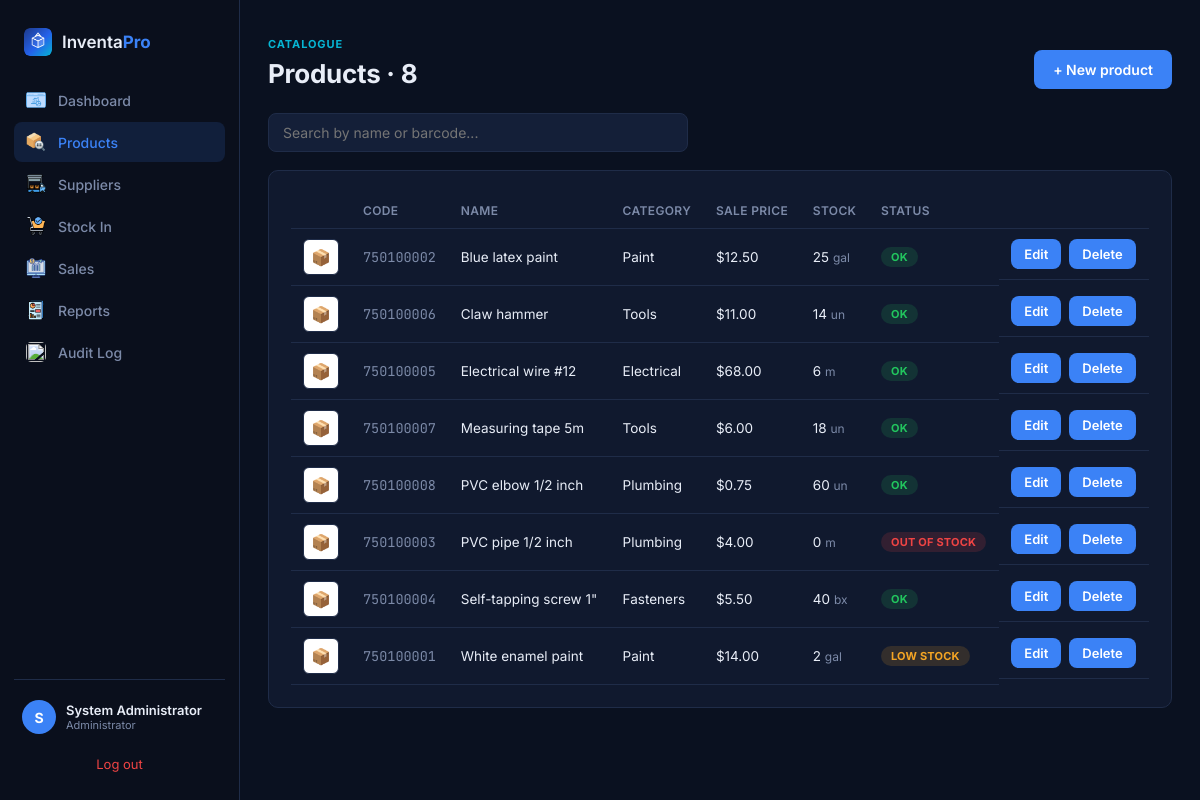
The app's page /index.php?accion=productos (signed in) with its own data.
### tables this page shows
CREATE TABLE productos (
    id_producto   INT AUTO_INCREMENT PRIMARY KEY,
    codigo_barra  VARCHAR(20),
    nombre        VARCHAR(80) NOT NULL,
    descripcion   VARCHAR(200),
    imagen        VARCHAR(255),
    id_categoria  INT,
    id_unidad     INT NOT NULL,
    precio_compra DECIMAL(8,2) NOT NULL,
    precio_venta  DECIMAL(8,2) NOT NULL,
    stock_actual  INT NOT NULL DEFAULT 0,
    stock_minimo  INT NOT NULL DEFAULT 0,
    FOREIGN KEY (id_categoria) REFERENCES categorias(id_categoria),
    FOREIGN KEY (id_unidad) REFERENCES unidades_medida(id_unidad)
);

CREATE TABLE categorias (
    id_categoria INT AUTO_INCREMENT PRIMARY KEY,
    nombre       VARCHAR(50) NOT NULL
);

CREATE TABLE unidades_medida (
    id_unidad   INT AUTO_INCREMENT PRIMARY KEY,
    nombre      VARCHAR(30) NOT NULL,
    abreviatura VARCHAR(5)
);

### controllers/ProductoController.php (called while the page is built, shortened)
<?php
class ProductoController
{
    private Producto $modelo;
    public function __construct()
    {
        $this->modelo     = new Producto();
    }
    public function index(): void
    {
        $productos = $this->modelo->todos();
        require __DIR__ . '/../views/productos/index.php';
    }
}

### index.php (called while the page is built, shortened)
<?php
require_once __DIR__ . '/config/database.php';
require_once __DIR__ . '/helpers/auth.php';
require_once __DIR__ . '/models/Producto.php';
require_once __DIR__ . '/controllers/ProductoController.php';
$accion = $_GET['accion'] ?? (currentUser() ? 'dashboard' : 'login');
$auth        = new AuthController();
$dashboard   = new DashboardController();
$productos   = new ProductoController();
$proveedores = new ProveedorController();
$entradas    = new EntradaController();
$salidas     = new SalidaController();
$auditoria   = new AuditoriaController();
$clientes    = new ClienteController();
$informes    = new InformeController();
match ($accion) {
    'login'             => $auth->login(),
    'logout'            => $auth->logout(),
    'dashboard'         => $dashboard->index(),
    'productos'         => $productos->index(),
    'producto-crear'    => $productos->crear(),
    'producto-editar'   => $productos->editar($_GET['id'] ?? null),
    'producto-eliminar' => $productos->eliminar($_GET['id'] ?? null),
    'proveedores'         => $proveedores->index(),
    'proveedor-crear'     => $proveedores->crear(),
    'proveedor-editar'    => $proveedores->editar($_GET['id'] ?? null),
    'proveedor-eliminar'  => $proveedores->eliminar($_GET['id'] ?? null),
    'entradas'          => $entradas->index(),
    'entrada-crear'     => $entradas->crear(),
    'salidas'           => $salidas->index(),
    'salida-nueva'      => $salidas->nueva(),
    'factura'           => $salidas->factura($_GET['id'] ?? null),
    'auditoria'         => $auditoria->index(),
    'cliente-info'      => $clientes->info(),
    'informes'          => $informes->index(),
    default             => http_response_code(404),
};

### helpers/auth.php (called while the page is built, shortened)
<?php
function currentUser(): ?array {
    return isset($_SESSION['user_id'])
        ? [
            'id'     => $_SESSION['user_id'],
            'nombre' => $_SESSION['nombre'],
            'rol'    => $_SESSION['rol'],
          ]
        : null;
}

### config/database.php (called while the page is built)
<?php
function getDB(): PDO {
    static $pdo = null;
    if ($pdo === null) {
        $pdo = new PDO(
            'mysql:host=localhost;dbname=inventapro;charset=utf8mb4',
            'root',
            '',
            [
                PDO::ATTR_ERRMODE            => PDO::ERRMODE_EXCEPTION,
                PDO::ATTR_DEFAULT_FETCH_MODE => PDO::FETCH_ASSOC,
                PDO::ATTR_EMULATE_PREPARES   => false,
            ]
        );
    }
    return $pdo;
}

### models/Producto.php (called while the page is built, shortened)
<?php
class Producto
{
    public function todos(): array
    {
        return getDB()->query(
            'SELECT p.*, c.nombre AS categoria, u.abreviatura AS unidad
             FROM productos p
             LEFT JOIN categorias c ON c.id_categoria = p.id_categoria
             JOIN unidades_medida u ON u.id_unidad = p.id_unidad
             ORDER BY p.nombre'
        )->fetchAll();
    }
}

### views/productos/index.php (the view, shortened to what this page needs)
<?php
require __DIR__ . '/../layouts/base.php';
?>
  <div class="page-header">
    <div>
      <span class="page-eyebrow">Catalogue</span>
      <h1>Products · <?= count($productos) ?></h1>
    </div>
    <?php if (in_array($rolActual, ['Administrator', 'Warehouse Clerk'], true)): ?>
      <a href="index.php?accion=producto-crear" class="btn btn-primary">+ New product</a>
    <?php endif; ?>
  </div>
  <input type="search" id="buscador" class="buscador" placeholder="Search by name or barcode..." autocomplete="off">
  <div class="panel">
    <table class="tbl" id="tabla-productos">
      <thead>
        <tr>
          <th></th><th>Code</th><th>Name</th><th>Category</th><th>Sale price</th><th>Stock</th><th>Status</th>
          <?php if (in_array($rolActual, ['Administrator', 'Warehouse Clerk'], true)): ?><th></th><?php endif; ?>
        </tr>
      </thead>
      <tbody>
      <?php foreach ($productos as $p): ?>
        <tr data-texto="<?= htmlspecialchars(mb_strtolower($p['nombre'] . ' ' . $p['codigo_barra'])) ?>">
          <td class="col-thumb">
            <?php if (!empty($p['imagen'])): ?>
              <button type="button" class="thumb-btn" data-imagen="<?= htmlspecialchars($p['imagen']) ?>" data-nombre="<?= htmlspecialchars($p['nombre']) ?>" title="View full image">
                <img src="<?= htmlspecialchars($p['imagen']) ?>" alt="" class="thumb">
              </button>
            <?php else: ?>
              <span class="thumb thumb-vacia">📦</span>
            <?php endif; ?>
          </td>
          <td class="mono"><?= htmlspecialchars($p['codigo_barra'] ?: '—') ?></td>
          <td><?= htmlspecialchars($p['nombre']) ?></td>
          <td><?= htmlspecialchars($p['categoria'] ?? 'No category') ?></td>
          <td>$<?= number_format($p['precio_venta'], 2) ?></td>
          <td><?= $p['stock_actual'] ?> <span class="unidad"><?= htmlspecialchars($p['unidad']) ?></span></td>
          <td>
            <?php if ($p['stock_actual'] <= 0): ?>
              <span class="badge badge-danger">Out of stock</span>
            <?php elseif ($p['stock_actual'] <= $p['stock_minimo']): ?>
              <span class="badge badge-warning">Low stock</span>
            <?php else: ?>
              <span class="badge badge-success">OK</span>
            <?php endif; ?>
          </td>
          <?php if (in_array($rolActual, ['Administrator', 'Warehouse Clerk'], true)): ?>
          <td class="acciones">
            <a href="index.php?accion=producto-editar&id=<?= $p['id_producto'] ?>" class="btn btn-primary btn-sm">Edit</a>
            <?php if ($rolActual === 'Administrator'): ?>
              <button type="button" class="btn btn-primary btn-sm btn-eliminar" data-id="<?= $p['id_producto'] ?>" data-nombre="<?= htmlspecialchars($p['nombre']) ?>">Delete</button>
            <?php endif; ?>
          </td>
          <?php endif; ?>
        </tr>
      <?php endforeach; ?>
      </tbody>
    </table>
  </div>
<?php require __DIR__ . '/../layouts/base-fin.php'; ?>

### views/layouts/base.php (shortened to what this page needs)
<?php
$usuarioActual = currentUser();
$rolActual = $usuarioActual['rol'] ?? null;
$accionActual = $_GET['accion'] ?? '';
function navActiva(string $accion, string $actual): string {
    return $accion === $actual ? 'active' : '';
}
?>
<!DOCTYPE html>
<html lang="en">
<head>
<link rel="stylesheet" href="public/css/styles.css">
</head>
<body class="app-body">
  <div class="app-shell">
    <aside class="sidebar">
      <div class="sidebar-brand">
        <img src="public/logo.png" alt="InventaPro" class="brand-icon-img">
        <span class="brand-name">Inventa<strong>Pro</strong></span>
      </div>
      <nav class="sidebar-nav">
        <a href="index.php?accion=dashboard" class="<?= navActiva('dashboard', $accionActual) ?>">
          <img src="public/dashboard.png" alt="" class="nav-ico-img"> Dashboard
        </a>
        <?php if (in_array($rolActual, ['Administrator', 'Warehouse Clerk', 'Cashier'], true)): ?>
        <a href="index.php?accion=productos" class="<?= navActiva('productos', $accionActual) ?>">
          <img src="public/productos.png" alt="" class="nav-ico-img"> Products
        </a>
        <?php endif; ?>
        <?php if (in_array($rolActual, ['Administrator', 'Warehouse Clerk'], true)): ?>
        <a href="index.php?accion=proveedores" class="<?= navActiva('proveedores', $accionActual) ?>">
          <img src="public/proveedores.png" alt="" class="nav-ico-img"> Suppliers
        </a>
        <a href="index.php?accion=entradas" class="<?= navActiva('entradas', $accionActual) ?>">
          <img src="public/entradas.png" alt="" class="nav-ico-img"> Stock In
        </a>
        <?php endif; ?>
        <?php if (in_array($rolActual, ['Administrator', 'Cashier'], true)): ?>
        <a href="index.php?accion=salidas" class="<?= navActiva('salidas', $accionActual) ?>">
          <img src="public/salidas.png" alt="" class="nav-ico-img"> Sales
        </a>
        <?php endif; ?>
        <?php if ($rolActual === 'Administrator'): ?>
        <a href="index.php?accion=informes" class="<?= navActiva('informes', $accionActual) ?>">
          <img src="public/informes.png" alt="" class="nav-ico-img"> Reports
        </a>
        <a href="index.php?accion=auditoria" class="<?= navActiva('auditoria', $accionActual) ?>">
          <img src="public/auditoria.png" alt="" class="nav-ico-img"> Audit Log
        </a>
        <?php endif; ?>
      </nav>
      <div class="sidebar-footer">
        <?php if ($usuarioActual): ?>
          <div class="user-chip">
            <span class="user-avatar"><?= strtoupper(substr($usuarioActual['nombre'], 0, 1)) ?></span>
            <div class="user-info">
              <span class="user-name"><?= htmlspecialchars($usuarioActual['nombre']) ?></span>
              <span class="user-role"><?= htmlspecialchars($usuarioActual['rol']) ?></span>
            </div>
          </div>
          <a href="index.php?accion=logout" class="logout-link">Log out</a>
        <?php endif; ?>
      </div>
    </aside>
    <div class="app-main">
      <main class="content">

### views/layouts/base-fin.php
      </main>
    </div>
  </div>
</body>
</html>

### records on screen
productos: codigo_barra "750100002", nombre "Blue latex paint", id_categoria.nombre "Paint", precio_venta "12.50", stock_actual "25", id_unidad.abreviatura "gal", stock_minimo "OK"
productos: codigo_barra "750100006", nombre "Claw hammer", id_categoria.nombre "Tools", precio_venta "11.00", stock_actual "14", id_unidad.abreviatura "un", stock_minimo "OK"
productos: codigo_barra "750100005", nombre "Electrical wire #12", id_categoria.nombre "Electrical", precio_venta "68.00", stock_actual "6", id_unidad.abreviatura "m", stock_minimo "OK"
productos: codigo_barra "750100007", nombre "Measuring tape 5m", id_categoria.nombre "Tools", precio_venta "6.00", stock_actual "18", id_unidad.abreviatura "un", stock_minimo "OK"
productos: codigo_barra "750100008", nombre "PVC elbow 1/2 inch", id_categoria.nombre "Plumbing", precio_venta "0.75", stock_actual "60", id_unidad.abreviatura "un", stock_minimo "OK"
productos: codigo_barra "750100003", nombre "PVC pipe 1/2 inch", id_categoria.nombre "Plumbing", precio_venta "4.00", stock_actual "0", id_unidad.abreviatura "m", shows "OUT OF STOCK"
productos: codigo_barra "750100004", nombre "Self-tapping screw 1\"", id_categoria.nombre "Fasteners", precio_venta "5.50", stock_actual "40", id_unidad.abreviatura "bx", stock_minimo "OK"
productos: codigo_barra "750100001", nombre "White enamel paint", id_categoria.nombre "Paint", precio_venta "14.00", stock_actual "2", id_unidad.abreviatura "gal", stock_minimo "LOW STOCK"

### other values on screen
substr($usuarioActual['nombre'], 0, 1) "S"
$usuarioActual['nombre'] "System Administrator"
$usuarioActual['rol'] "Administrator"
count($productos) "8"
